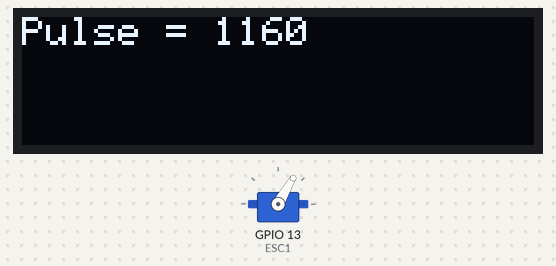
Recording of a sketch running on a simulated ESP32. On the bench: servo, 128×32 one-colour display. The display library's start-up logo is not drawn; what the sketch prints to the serial monitor is not drawn.

Above: at 7.79 s.
At 14.79 s:
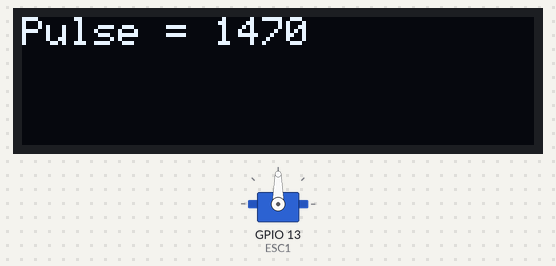
At 21.79 s:
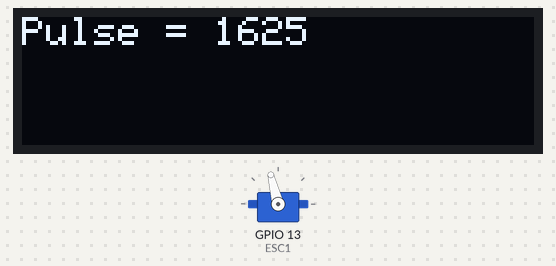
At 36.02 s:
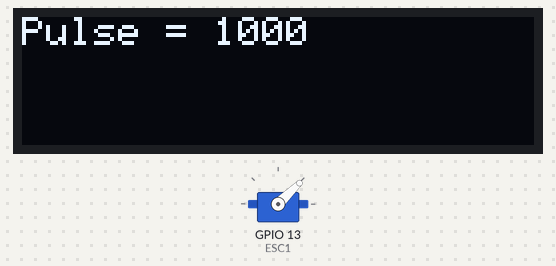
Timing chart, 0 to 40.0 s (numbered marks = the images above):
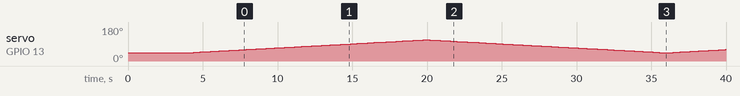

Measured:
- by itself, servo on GPIO 13 (ESC1): 44° → 45° at 4.2 s, → 46° 0.23 s later, → 47° 0.23 s later, → 48° 0.23 s later, … (153 changes in this stretch)
- what the display in image 3 shows lasts 0.5 s, from 35.8 s to 36.3 s

The sketch:

ControllerDeBugTestCode_9_Servo.ino
```cpp
#include <Wire.h>
#include <Adafruit_SSD1306.h>
#include <Adafruit_Sensor.h>
#include <ESP32Servo.h> //Servo ESC

Servo ESC1; //name servo ESC1

#define SCREEN_WIDTH 128  // OLED display width, in pixels
#define SCREEN_HEIGHT 32  // OLED display height, in pixels

Adafruit_SSD1306 display(SCREEN_WIDTH, SCREEN_HEIGHT, &Wire);

// Arduino setup function
void setup() {
  ESC1.attach(13); //Assign to GPIO13
  ESC1.writeMicroseconds(1000); //neutral ESC Startup PW

  Serial.begin(115200);
  Wire.begin();  // Initialize I2C communication
  // SSD1306_SWITCHCAPVCC = generate display voltage from 3.3V internally
  if (!display.begin(SSD1306_SWITCHCAPVCC, 0x3C)) {  // Address 0x3C for 128x32
    Serial.println(F("SSD1306 allocation failed"));
    for (;;)
      ;  // Don't proceed, loop forever
  }
  display.display();  // Display AdaFruit Logo
  delay(2000);        // Pause for 2 seconds
  display.clearDisplay();
  display.setTextSize(1);
  display.setTextColor(WHITE);
  display.setRotation(0);
  display.setCursor(0, 0);

  //display.println("Controller...");//loading data prior to display
  display.display();             //Update the OLED display
  delay(2000);

}

void SHOW_VALUE(const char* label, int value) {
    Serial.print(label);
    Serial.println(value);

    display.clearDisplay();
    display.setCursor(0,0);
    display.print(label);
    display.println(value);
    display.display();
}


// Arduino loop
void loop() {

  for (int pulse = 1000; pulse <= 1700; pulse += 5) {
    ESC1.writeMicroseconds(pulse);
    SHOW_VALUE("Pulse = ", pulse);
    delay(100);
}

for (int pulse = 1700; pulse >= 1000; pulse -= 5) {
    ESC1.writeMicroseconds(pulse);
    SHOW_VALUE("Pulse = ", pulse);
    delay(100);
}

  delay(250);


}
```
